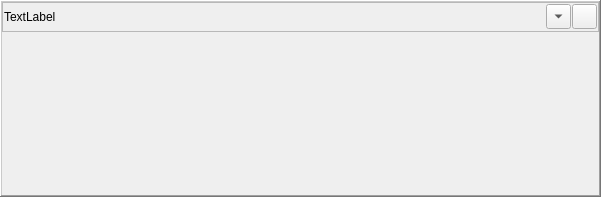
<?xml version="1.0" encoding="UTF-8"?>
<ui version="4.0">
 <class>CDockTitleClass</class>
 <widget class="QWidget" name="CDockTitleClass">
  <property name="geometry">
   <rect>
    <x>0</x>
    <y>0</y>
    <width>601</width>
    <height>197</height>
   </rect>
  </property>
  <property name="windowTitle">
   <string>CDockTitle</string>
  </property>
  <layout class="QGridLayout" name="gridLayout">
   <property name="leftMargin">
    <number>0</number>
   </property>
   <property name="topMargin">
    <number>0</number>
   </property>
   <property name="rightMargin">
    <number>0</number>
   </property>
   <property name="bottomMargin">
    <number>0</number>
   </property>
   <property name="spacing">
    <number>0</number>
   </property>
   <item row="0" column="0">
    <widget class="QFrame" name="borderFrame">
     <property name="frameShape">
      <enum>QFrame::WinPanel</enum>
     </property>
     <property name="frameShadow">
      <enum>QFrame::Raised</enum>
     </property>
     <layout class="QGridLayout" name="gridLayout_3">
      <property name="leftMargin">
       <number>0</number>
      </property>
      <property name="topMargin">
       <number>0</number>
      </property>
      <property name="rightMargin">
       <number>0</number>
      </property>
      <property name="bottomMargin">
       <number>0</number>
      </property>
      <property name="spacing">
       <number>0</number>
      </property>
      <item row="0" column="0">
       <widget class="QFrame" name="frame">
        <property name="minimumSize">
         <size>
          <width>0</width>
          <height>30</height>
         </size>
        </property>
        <property name="maximumSize">
         <size>
          <width>16777215</width>
          <height>30</height>
         </size>
        </property>
        <property name="frameShape">
         <enum>QFrame::StyledPanel</enum>
        </property>
        <property name="frameShadow">
         <enum>QFrame::Raised</enum>
        </property>
        <layout class="QGridLayout" name="gridLayout_2">
         <property name="leftMargin">
          <number>1</number>
         </property>
         <property name="topMargin">
          <number>1</number>
         </property>
         <property name="rightMargin">
          <number>1</number>
         </property>
         <property name="bottomMargin">
          <number>1</number>
         </property>
         <property name="spacing">
          <number>1</number>
         </property>
         <item row="0" column="2">
          <spacer name="horizontalSpacer">
           <property name="orientation">
            <enum>Qt::Horizontal</enum>
           </property>
           <property name="sizeHint" stdset="0">
            <size>
             <width>461</width>
             <height>20</height>
            </size>
           </property>
          </spacer>
         </item>
         <item row="0" column="1">
          <widget class="QLabel" name="lblTitle">
           <property name="text">
            <string>TextLabel</string>
           </property>
          </widget>
         </item>
         <item row="0" column="4">
          <widget class="QPushButton" name="btnClose">
           <property name="minimumSize">
            <size>
             <width>25</width>
             <height>25</height>
            </size>
           </property>
           <property name="maximumSize">
            <size>
             <width>25</width>
             <height>25</height>
            </size>
           </property>
           <property name="text">
            <string/>
           </property>
           <property name="icon">
            <iconset resource="../DdnnMain/TabShell.qrc">
             <normaloff>:/TabShell/close.png</normaloff>:/TabShell/close.png</iconset>
           </property>
          </widget>
         </item>
         <item row="0" column="3">
          <widget class="QToolButton" name="btnExpand">
           <property name="minimumSize">
            <size>
             <width>25</width>
             <height>25</height>
            </size>
           </property>
           <property name="maximumSize">
            <size>
             <width>25</width>
             <height>25</height>
            </size>
           </property>
           <property name="text">
            <string/>
           </property>
           <property name="arrowType">
            <enum>Qt::DownArrow</enum>
           </property>
          </widget>
         </item>
        </layout>
       </widget>
      </item>
      <item row="1" column="0">
       <widget class="QWidget" name="widget" native="true">
        <property name="sizePolicy">
         <sizepolicy hsizetype="Preferred" vsizetype="Minimum">
          <horstretch>0</horstretch>
          <verstretch>0</verstretch>
         </sizepolicy>
        </property>
        <layout class="QGridLayout" name="gridLayout_widget">
         <property name="leftMargin">
          <number>0</number>
         </property>
         <property name="topMargin">
          <number>0</number>
         </property>
         <property name="rightMargin">
          <number>0</number>
         </property>
         <property name="bottomMargin">
          <number>0</number>
         </property>
         <property name="spacing">
          <number>0</number>
         </property>
        </layout>
       </widget>
      </item>
     </layout>
    </widget>
   </item>
  </layout>
 </widget>
 <layoutdefault spacing="6" margin="11"/>
 <resources>
  <include location="../DataExplorer/Resource.qrc"/>
  <include location="../DdnnMain/TabShell.qrc"/>
 </resources>
 <connections/>
</ui>
